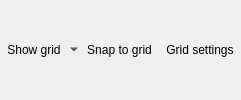
        <widget class="QWidget" name="GridWidget" native="true">
         <property name="sizePolicy">
          <sizepolicy hsizetype="Fixed" vsizetype="Fixed">
           <horstretch>0</horstretch>
           <verstretch>0</verstretch>
          </sizepolicy>
         </property>
         <layout class="QHBoxLayout" name="horizontalLayout_11">
          <property name="spacing">
           <number>0</number>
          </property>
          <property name="margin">
           <number>0</number>
          </property>
          <item>
           <widget class="QToolButton" name="TBgridToolButton">
            <property name="text">
             <string>Show grid</string>
            </property>
            <property name="icon">
             <iconset resource="../../sharedcode/resources.qrc">
              <normaloff>:/resources/RES/grid.png</normaloff>:/resources/RES/grid.png</iconset>
            </property>
            <property name="checkable">
             <bool>true</bool>
            </property>
            <property name="checked">
             <bool>false</bool>
            </property>
            <property name="popupMode">
             <enum>QToolButton::MenuButtonPopup</enum>
            </property>
            <property name="autoRaise">
             <bool>true</bool>
            </property>
           </widget>
          </item>
          <item>
           <widget class="QToolButton" name="toolButton_8">
            <property name="text">
             <string>Snap to grid</string>
            </property>
            <property name="icon">
             <iconset resource="../../sharedcode/resources.qrc">
              <normaloff>:/resources/RES/guide_snap.png</normaloff>:/resources/RES/guide_snap.png</iconset>
            </property>
            <property name="checkable">
             <bool>true</bool>
            </property>
            <property name="autoRaise">
             <bool>true</bool>
            </property>
           </widget>
          </item>
          <item>
           <widget class="QToolButton" name="toolButton_9">
            <property name="text">
             <string>Grid settings</string>
            </property>
            <property name="icon">
             <iconset resource="../../sharedcode/resources.qrc">
              <normaloff>:/resources/RES/ffficons/cog.png</normaloff>:/resources/RES/ffficons/cog.png</iconset>
            </property>
            <property name="checkable">
             <bool>true</bool>
            </property>
            <property name="autoRaise">
             <bool>true</bool>
            </property>
           </widget>
          </item>
         </layout>
        </widget>
